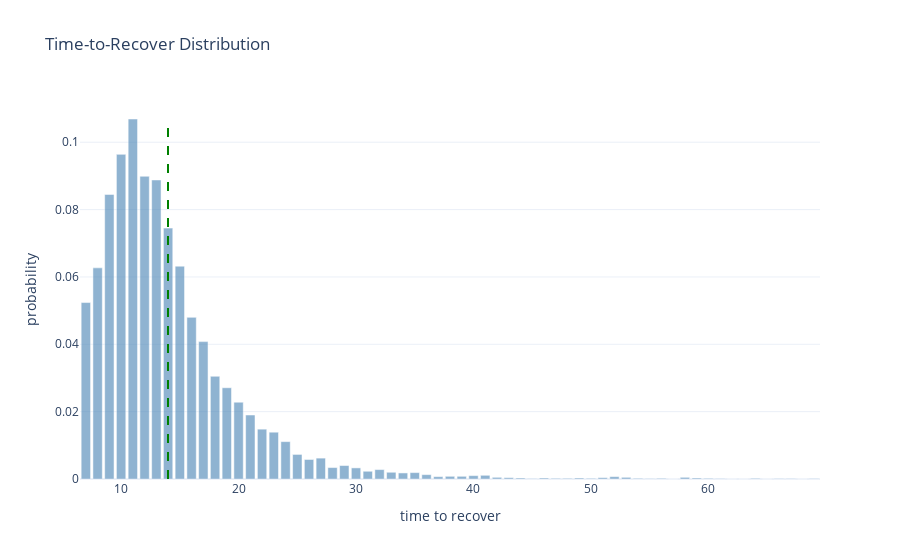
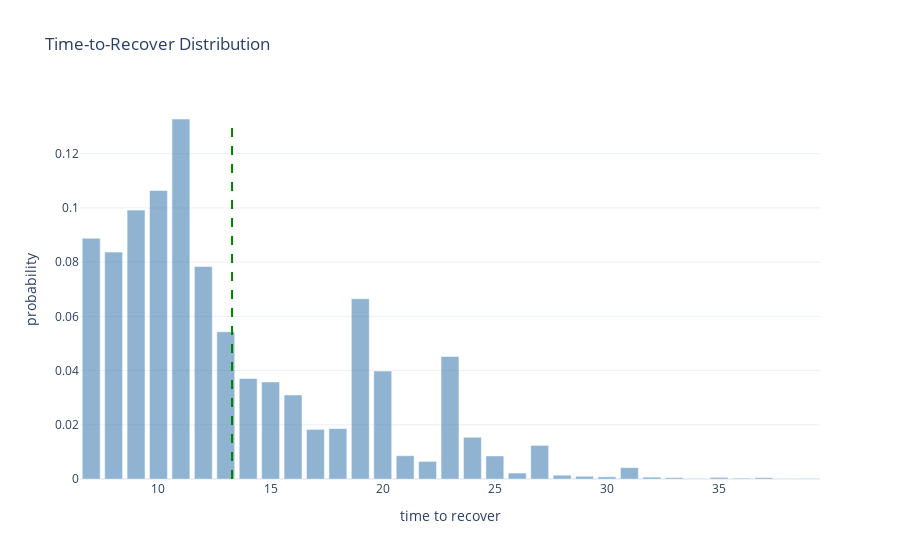
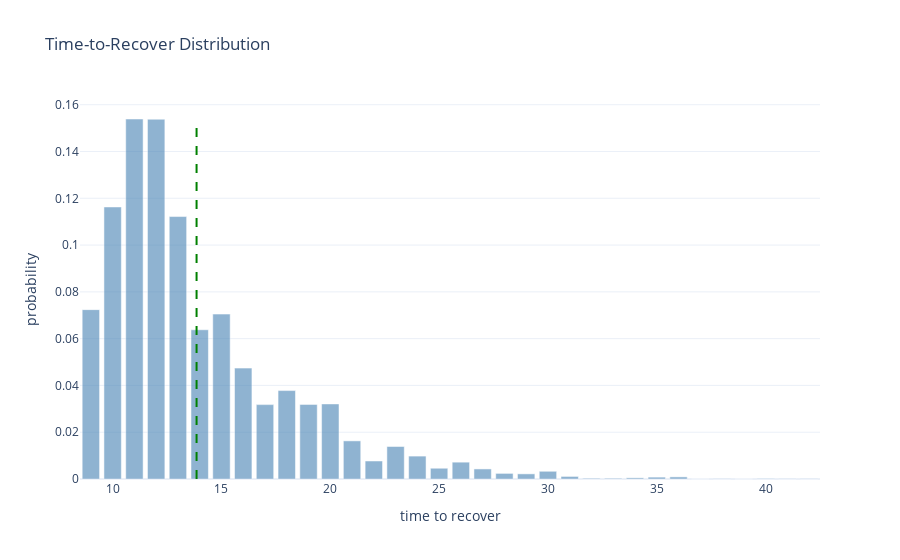

Here is the notebook cell these charts were saved with, in order:
### Code cell
# Just restart the notebook and it will run all benchmarks again.
# Cached benchmarks are stored in memory and reused if the source file did not change.


from pprint import pprint


def compute_sha1(path):
    """Return SHA1 hash of the file's contents."""
    with open(path, "rb") as f:
        return hashlib.sha1(f.read()).hexdigest()


def load_module(name):
    """Import or reload impls.<name>."""
    full_name = "impls." + name

    if full_name in globals():
        module = importlib.reload(globals()[full_name])
    else:
        module = importlib.import_module(full_name)
        globals()[full_name] = module

    return module


def report(stats):
    render_distribution(stats)
    pprint(stats["metrics"])


# Iterate over implementation files
for file in IMPLS_DIR.glob("*.py"):
    name = file.stem

    # Skip interface and private modules
    if name == "_interface" or name.startswith("_"):
        continue

    print("Found implementation:", name)

    file_hash = compute_sha1(file)

    # If cached: check whether file changed
    if name in benchmark_cache:
        cached = benchmark_cache[name]
        cached_hash = cached["hash"]
        cached_stats = cached["stats"]

        if cached_hash == file_hash:
            print("  No changes. Using cached benchmark.")
            report(cached_stats)
            continue
        else:
            print("  File changed. Reloading and benchmarking again.")
    else:
        print("  First time seen. Benchmarking.")

    # Load/reload implementation
    module = load_module(name)

    # Require expected constructors
    if not hasattr(module, "producer_constructor") or not hasattr(
        module, "recoverer_constructor"
    ):
        print("  Missing constructors. Skipping.\n")
        continue

    N = 5
    D = 2**20
    producer_constructor = module.producer_constructor
    recoverer_constructor = module.recoverer_constructor
    D = getattr(module, "override_D", lambda _: D)(N)

    # Run benchmark
    stats = visual_benchmark(
        producer_constructor,
        recoverer_constructor,
        N=N,
        D=D,
        passes=10000,
    )

    # Store into cache
    benchmark_cache[name] = {
        "hash": file_hash,
        "stats": stats,
    }

    # Render the new result
    report(stats)

### Figure 1 — Plotly figure (JSON) as saved in the notebook; plotly's stock layout.template omitted (floating-point values rounded to 4 significant figures)
{"data": [{"marker": {"color": "steelblue"}, "name": "probability", "opacity": 0.6, "type": "bar", "x": [7, 8, 9, 10, 11, 12, 13, 14, 15, 16, 17, 18, 19, 20, 21, 22, 23, 24, 25, 26, 27, 28, 29, 30, 31, 32, 33, 34, 35, 36, 37, 38, 39, 40, 41, 42, 43, 44, 45, 46, 47, 48, 49, 50, 51, 52, 53, 54, 55, 56, 57, 58, 59, 60, 61, 62, 63, 64, 65, 66, 67, 68, 69], "y": [0.0524, 0.0627, 0.0845, 0.0964, 0.1069, 0.0899, 0.0888, 0.0745, 0.0632, 0.048, 0.0408, 0.0305, 0.0271, 0.0228, 0.019, 0.0148, 0.0139, 0.0111, 0.0073, 0.0058, 0.0062, 0.0034, 0.004, 0.0033, 0.0023, 0.0028, 0.002, 0.0018, 0.0019, 0.0013, 0.0007, 0.0008, 0.0008, 0.001, 0.0011, 0.0005, 0.0004, 0.0003, 0.0001, 0.0003, 0.0002, 0.0002, 0.0003, 0.0002, 0.0004, 0.0007, 0.0005, 0.0002, 0.0001, 0.0002, 0.0, 0.0005, 0.0003, 0.0002, 0.0001, 0.0, 0.0, 0.0002, 0.0, 0.0001, 0.0001, 0.0, 0.0001]}], "layout": {"shapes": [{"line": {"color": "green", "dash": "dash", "width": 2}, "type": "line", "x0": 13.99, "x1": 13.99, "y0": 0, "y1": 0.1069}], "title": {"text": "Time-to-Recover Distribution"}, "xaxis": {"title": {"text": "time to recover"}}, "yaxis": {"title": {"text": "probability"}}}}

### Figure 2 — Plotly figure (JSON) as saved in the notebook; plotly's stock layout.template omitted (floating-point values rounded to 4 significant figures)
{"data": [{"marker": {"color": "steelblue"}, "name": "probability", "opacity": 0.6, "type": "bar", "x": [7, 8, 9, 10, 11, 12, 13, 14, 15, 16, 17, 18, 19, 20, 21, 22, 23, 24, 25, 26, 27, 28, 29, 30, 31, 32, 33, 34, 35, 36, 37, 38, 39], "y": [0.0888, 0.0837, 0.0992, 0.1064, 0.1328, 0.0784, 0.0543, 0.0371, 0.0358, 0.031, 0.0183, 0.0186, 0.0665, 0.0398, 0.0086, 0.0065, 0.0452, 0.0154, 0.0085, 0.0022, 0.0124, 0.0014, 0.001, 0.0008, 0.0042, 0.0007, 0.0005, 0.0002, 0.0006, 0.0003, 0.0005, 0.0001, 0.0002]}], "layout": {"shapes": [{"line": {"color": "green", "dash": "dash", "width": 2}, "type": "line", "x0": 13.28, "x1": 13.28, "y0": 0, "y1": 0.1328}], "title": {"text": "Time-to-Recover Distribution"}, "xaxis": {"title": {"text": "time to recover"}}, "yaxis": {"title": {"text": "probability"}}}}

### Figure 3 — Plotly figure (JSON) as saved in the notebook; plotly's stock layout.template omitted (floating-point values rounded to 4 significant figures)
{"data": [{"marker": {"color": "steelblue"}, "name": "probability", "opacity": 0.6, "type": "bar", "x": [9, 10, 11, 12, 13, 14, 15, 16, 17, 18, 19, 20, 21, 22, 23, 24, 25, 26, 27, 28, 29, 30, 31, 32, 33, 34, 35, 36, 37, 38, 39, 40, 41, 42], "y": [0.0724, 0.1163, 0.1539, 0.1538, 0.1122, 0.0638, 0.0705, 0.0474, 0.0318, 0.0378, 0.0319, 0.0321, 0.0163, 0.0077, 0.0139, 0.0098, 0.0046, 0.0072, 0.0043, 0.0024, 0.0022, 0.0033, 0.0011, 0.0003, 0.0003, 0.0005, 0.0008, 0.0009, 0.0, 0.0001, 0.0, 0.0002, 0.0001, 0.0001]}], "layout": {"shapes": [{"line": {"color": "green", "dash": "dash", "width": 2}, "type": "line", "x0": 13.86, "x1": 13.86, "y0": 0, "y1": 0.1539}], "title": {"text": "Time-to-Recover Distribution"}, "xaxis": {"title": {"text": "time to recover"}}, "yaxis": {"title": {"text": "probability"}}}}
